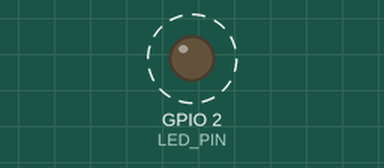
Simulated run of this sketch. Board: ESP8266 (NodeMCU). On the bench: output pins drawn as LEDs (lit = HIGH). Dashed ring = blinking. What the sketch prints to the serial monitor is not drawn.

Above: at 0.4 s.
Timing chart, 0 to 3.2 s (numbered marks = the images above):
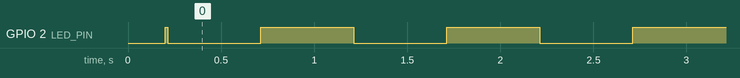

Measured:
- by itself, GPIO 2 (LED_PIN): alternates HIGH for 0.50 s and LOW for 0.50 s

The sketch:

Blink.ino
```cpp
/*
 * TE Flasher test sketch — NodeMCU / ESP8266
 *
 * Blinks the on-board blue LED and prints to serial so you can verify both
 * the flash and the serial monitor in one go.
 *
 * NOTE: on NodeMCU the on-board LED is on GPIO2 (D4) and is ACTIVE LOW —
 * writing LOW turns it ON. That trips up nearly everyone the first time.
 */

#define LED_PIN LED_BUILTIN   // GPIO2 on NodeMCU / Wemos D1 mini

unsigned long counter = 0;

void setup() {
  Serial.begin(115200);
  delay(200);

  pinMode(LED_PIN, OUTPUT);
  digitalWrite(LED_PIN, HIGH);  // HIGH = off (active low)

  Serial.println();
  Serial.println(F("========================================"));
  Serial.println(F(" TE Flasher — ESP8266 blink test"));
  Serial.println(F("========================================"));
  Serial.print(F("Chip ID   : ")); Serial.println(ESP.getChipId(), HEX);
  Serial.print(F("Flash size: ")); Serial.print(ESP.getFlashChipRealSize() / 1024); Serial.println(F(" KB"));
  Serial.print(F("SDK       : ")); Serial.println(ESP.getSdkVersion());
  Serial.println(F("Blinking every second…"));
  Serial.println();
}

void loop() {
  digitalWrite(LED_PIN, LOW);   // on
  delay(500);
  digitalWrite(LED_PIN, HIGH);  // off
  delay(500);

  Serial.print(F("blink #"));
  Serial.print(++counter);
  Serial.print(F("  uptime "));
  Serial.print(millis() / 1000);
  Serial.println(F("s"));
}
```
